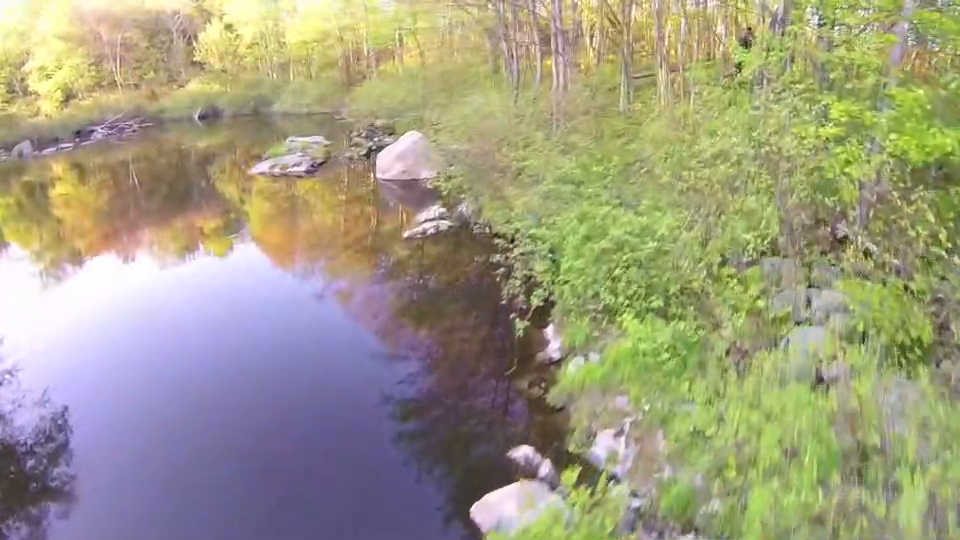
#> input picture frame 57 of crash3.mp4, 960 x 540 px
$ jupyter execute SimpleOpticalFlowTest.ipynb   (shell and % lines are left out)
#> lines starting #> are read from the running program, lines starting #| are printed output that depends on the picture
[cell 1]
%pylab inline
from IPython.display import Video

[cell 2]
import cv2

[cell 3]
Video('crash3.mp4')

[cell 4]
video = cv2.VideoCapture('crash3.mp4')
length = int(video.get(cv2.CAP_PROP_FRAME_COUNT))
width  = int(video.get(cv2.CAP_PROP_FRAME_WIDTH))
height = int(video.get(cv2.CAP_PROP_FRAME_HEIGHT))
fps    = video.get(cv2.CAP_PROP_FPS)

[cell 5]
frames_color = np.zeros((length, height, width, 3), dtype=np.uint8)
frames = np.zeros((length, height, width), dtype=np.uint8)
for i in range(length):

    flag, frame = video.read()
    frames_color[i] = frame
    frames[i] = cv2.cvtColor(frame, cv2.COLOR_BGR2GRAY)

[cell 6]
imshow(frames[100], cmap='gray')

[cell 7]
imshow(frames[150], cmap='gray')

[cell 8]
imshow(frames[160], cmap='gray')

[cell 9]
# Parameters for lucas kanade optical flow
lk_params = dict( winSize  = (15,15),
                  maxLevel = 2,
                  criteria = (cv2.TERM_CRITERIA_EPS | cv2.TERM_CRITERIA_COUNT, 10, 0.03))

# params for ShiTomasi corner detection
feature_params = dict( maxCorners = 100,
                       qualityLevel = 0.3,
                       minDistance = 7,
                       blockSize = 7 )

prev = frames[120]
p0 = cv2.goodFeaturesToTrack(prev, mask = None, **feature_params)

# Create a mask image for drawing purposes
mask = np.zeros_like(prev)
# Create some random colors
color = np.random.randint(0,255,(100,3))


for i in range(120,150):
    prev = frames[i-1]
    current = frames[i]

    # calculate optical flow
    p1, st, err = cv2.calcOpticalFlowPyrLK(prev, current, p0, None, **lk_params)

    # Select good points
    good_new = p1[st==1]
    good_old = p0[st==1]
    # draw the tracks
    for i,(new,old) in enumerate(zip(good_new, good_old)):
        a,b = new.ravel()
        c,d = old.ravel()
        mask = cv2.line(mask, (a,b),(c,d), color[i].tolist(), 2)

    p0 = good_new.reshape(-1,1,2)

[cell 10]
imshow(mask)


$ run again, starting later in the video
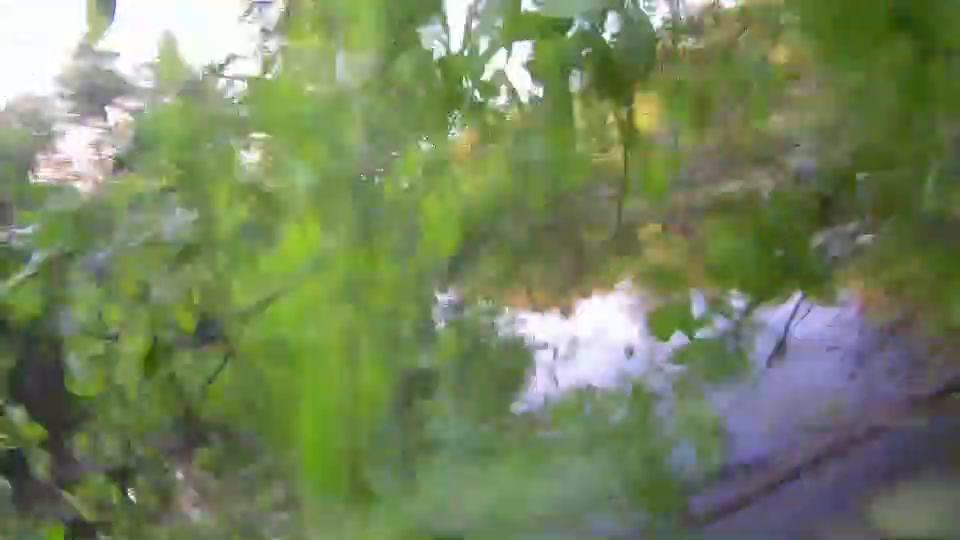
#> input picture frame 258 of crash3.mp4, 960 x 540 px

$ run again, starting later in the video
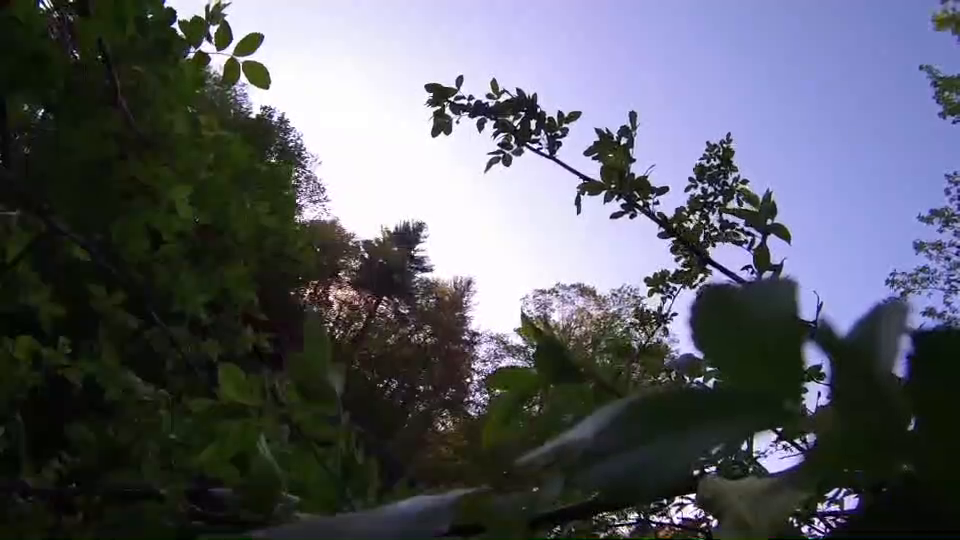
#> input picture frame 459 of crash3.mp4, 960 x 540 px
